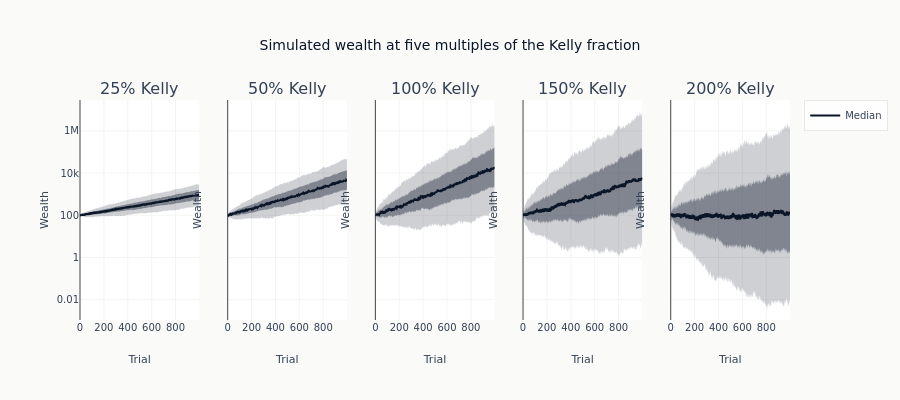

This figure's notebook cell:
### Code cell
fig.update_xaxes(title_text="Trial")
fig.update_yaxes(type="log", title_text="Wealth")
fig.update_layout(
    title="Simulated wealth at five multiples of the Kelly fraction",
    height=400,
    showlegend=True,
)
show_plotly_with_alt(
    fig,
    "Five panels of simulated wealth on a logarithmic axis against trial number, at a quarter, a half, one, one and a half, and twice the Kelly fraction, the median path rising and the shaded percentile bands widening as the multiple grows.",
)

print(f"Kelly fraction at a win probability of {win_prob:.0%} and even odds: {kelly:.1%}")
print(f"Terminal wealth after {n_trials:,} bets, from {INITIAL_WEALTH:,.0f} of capital:")

terminal_rows = []
for mult in kelly_multiples:
    terminal = simulate_wealth_paths(common_outcomes, kelly * mult, odds, INITIAL_WEALTH)[-1]
    p05, p50, p95 = np.percentile(terminal, [5, 50, 95])
    terminal_rows.append(
        {
            "multiple of Kelly": f"{mult:.0%}",
            "5th percentile": p05,
            "median": p50,
            "95th percentile": p95,
        }
    )
pl.DataFrame(terminal_rows)

### Figure 1 — Plotly figure (JSON) as saved in the notebook; plotly's stock layout.template omitted (floating-point values rounded to 4 significant figures; data arrays with more than 128 entries replaced by an {"elided": "..."} marker saying what was removed)
{"data": [{"line": {"width": 0}, "mode": "lines", "showlegend": false, "type": "scatter", "x": {"elided": "1000 int values"}, "xaxis": "x", "y": {"elided": "1000 float values"}, "yaxis": "y"}, {"fill": "tonexty", "fillcolor": "rgba(10, 22, 40, 0.2)", "line": {"width": 0}, "mode": "lines", "showlegend": false, "type": "scatter", "x": {"elided": "1000 int values"}, "xaxis": "x", "y": {"elided": "1000 float values"}, "yaxis": "y"}, {"line": {"width": 0}, "mode": "lines", "showlegend": false, "type": "scatter", "x": {"elided": "1000 int values"}, "xaxis": "x", "y": {"elided": "1000 float values"}, "yaxis": "y"}, {"fill": "tonexty", "fillcolor": "rgba(10, 22, 40, 0.4)", "line": {"width": 0}, "mode": "lines", "showlegend": false, "type": "scatter", "x": {"elided": "1000 int values"}, "xaxis": "x", "y": {"elided": "1000 float values"}, "yaxis": "y"}, {"line": {"color": "#0a1628", "width": 2}, "mode": "lines", "name": "Median", "showlegend": true, "type": "scatter", "x": {"elided": "1000 int values"}, "xaxis": "x", "y": {"elided": "1000 float values"}, "yaxis": "y"}, {"line": {"width": 0}, "mode": "lines", "showlegend": false, "type": "scatter", "x": {"elided": "1000 int values"}, "xaxis": "x2", "y": {"elided": "1000 float values"}, "yaxis": "y2"}, {"fill": "tonexty", "fillcolor": "rgba(10, 22, 40, 0.2)", "line": {"width": 0}, "mode": "lines", "showlegend": false, "type": "scatter", "x": {"elided": "1000 int values"}, "xaxis": "x2", "y": {"elided": "1000 float values"}, "yaxis": "y2"}, {"line": {"width": 0}, "mode": "lines", "showlegend": false, "type": "scatter", "x": {"elided": "1000 int values"}, "xaxis": "x2", "y": {"elided": "1000 float values"}, "yaxis": "y2"}, {"fill": "tonexty", "fillcolor": "rgba(10, 22, 40, 0.4)", "line": {"width": 0}, "mode": "lines", "showlegend": false, "type": "scatter", "x": {"elided": "1000 int values"}, "xaxis": "x2", "y": {"elided": "1000 float values"}, "yaxis": "y2"}, {"line": {"color": "#0a1628", "width": 2}, "mode": "lines", "name": "Median", "showlegend": false, "type": "scatter", "x": {"elided": "1000 int values"}, "xaxis": "x2", "y": {"elided": "1000 float values"}, "yaxis": "y2"}, {"line": {"width": 0}, "mode": "lines", "showlegend": false, "type": "scatter", "x": {"elided": "1000 int values"}, "xaxis": "x3", "y": {"elided": "1000 float values"}, "yaxis": "y3"}, {"fill": "tonexty", "fillcolor": "rgba(10, 22, 40, 0.2)", "line": {"width": 0}, "mode": "lines", "showlegend": false, "type": "scatter", "x": {"elided": "1000 int values"}, "xaxis": "x3", "y": {"elided": "1000 float values"}, "yaxis": "y3"}, {"line": {"width": 0}, "mode": "lines", "showlegend": false, "type": "scatter", "x": {"elided": "1000 int values"}, "xaxis": "x3", "y": {"elided": "1000 float values"}, "yaxis": "y3"}, {"fill": "tonexty", "fillcolor": "rgba(10, 22, 40, 0.4)", "line": {"width": 0}, "mode": "lines", "showlegend": false, "type": "scatter", "x": {"elided": "1000 int values"}, "xaxis": "x3", "y": {"elided": "1000 float values"}, "yaxis": "y3"}, {"line": {"color": "#0a1628", "width": 2}, "mode": "lines", "name": "Median", "showlegend": false, "type": "scatter", "x": {"elided": "1000 int values"}, "xaxis": "x3", "y": {"elided": "1000 float values"}, "yaxis": "y3"}, {"line": {"width": 0}, "mode": "lines", "showlegend": false, "type": "scatter", "x": {"elided": "1000 int values"}, "xaxis": "x4", "y": {"elided": "1000 float values"}, "yaxis": "y4"}, {"fill": "tonexty", "fillcolor": "rgba(10, 22, 40, 0.2)", "line": {"width": 0}, "mode": "lines", "showlegend": false, "type": "scatter", "x": {"elided": "1000 int values"}, "xaxis": "x4", "y": {"elided": "1000 float values"}, "yaxis": "y4"}, {"line": {"width": 0}, "mode": "lines", "showlegend": false, "type": "scatter", "x": {"elided": "1000 int values"}, "xaxis": "x4", "y": {"elided": "1000 float values"}, "yaxis": "y4"}, {"fill": "tonexty", "fillcolor": "rgba(10, 22, 40, 0.4)", "line": {"width": 0}, "mode": "lines", "showlegend": false, "type": "scatter", "x": {"elided": "1000 int values"}, "xaxis": "x4", "y": {"elided": "1000 float values"}, "yaxis": "y4"}, {"line": {"color": "#0a1628", "width": 2}, "mode": "lines", "name": "Median", "showlegend": false, "type": "scatter", "x": {"elided": "1000 int values"}, "xaxis": "x4", "y": {"elided": "1000 float values"}, "yaxis": "y4"}, {"line": {"width": 0}, "mode": "lines", "showlegend": false, "type": "scatter", "x": {"elided": "1000 int values"}, "xaxis": "x5", "y": {"elided": "1000 float values"}, "yaxis": "y5"}, {"fill": "tonexty", "fillcolor": "rgba(10, 22, 40, 0.2)", "line": {"width": 0}, "mode": "lines", "showlegend": false, "type": "scatter", "x": {"elided": "1000 int values"}, "xaxis": "x5", "y": {"elided": "1000 float values"}, "yaxis": "y5"}, {"line": {"width": 0}, "mode": "lines", "showlegend": false, "type": "scatter", "x": {"elided": "1000 int values"}, "xaxis": "x5", "y": {"elided": "1000 float values"}, "yaxis": "y5"}, {"fill": "tonexty", "fillcolor": "rgba(10, 22, 40, 0.4)", "line": {"width": 0}, "mode": "lines", "showlegend": false, "type": "scatter", "x": {"elided": "1000 int values"}, "xaxis": "x5", "y": {"elided": "1000 float values"}, "yaxis": "y5"}, {"line": {"color": "#0a1628", "width": 2}, "mode": "lines", "name": "Median", "showlegend": false, "type": "scatter", "x": {"elided": "1000 int values"}, "xaxis": "x5", "y": {"elided": "1000 float values"}, "yaxis": "y5"}], "layout": {"annotations": [{"font": {"size": 16}, "showarrow": false, "text": "25% Kelly", "x": 0.084, "xanchor": "center", "xref": "paper", "y": 1.0, "yanchor": "bottom", "yref": "paper"}, {"font": {"size": 16}, "showarrow": false, "text": "50% Kelly", "x": 0.292, "xanchor": "center", "xref": "paper", "y": 1.0, "yanchor": "bottom", "yref": "paper"}, {"font": {"size": 16}, "showarrow": false, "text": "100% Kelly", "x": 0.5, "xanchor": "center", "xref": "paper", "y": 1.0, "yanchor": "bottom", "yref": "paper"}, {"font": {"size": 16}, "showarrow": false, "text": "150% Kelly", "x": 0.708, "xanchor": "center", "xref": "paper", "y": 1.0, "yanchor": "bottom", "yref": "paper"}, {"font": {"size": 16}, "showarrow": false, "text": "200% Kelly", "x": 0.916, "xanchor": "center", "xref": "paper", "y": 1.0, "yanchor": "bottom", "yref": "paper"}], "height": 400, "showlegend": true, "title": {"text": "Simulated wealth at five multiples of the Kelly fraction"}, "xaxis": {"anchor": "y", "domain": [0.0, 0.168], "title": {"text": "Trial"}}, "xaxis2": {"anchor": "y2", "domain": [0.208, 0.376], "title": {"text": "Trial"}}, "xaxis3": {"anchor": "y3", "domain": [0.416, 0.584], "title": {"text": "Trial"}}, "xaxis4": {"anchor": "y4", "domain": [0.624, 0.792], "title": {"text": "Trial"}}, "xaxis5": {"anchor": "y5", "domain": [0.832, 1.0], "title": {"text": "Trial"}}, "yaxis": {"anchor": "x", "domain": [0.0, 1.0], "title": {"text": "Wealth"}, "type": "log"}, "yaxis2": {"anchor": "x2", "domain": [0.0, 1.0], "matches": "y", "showticklabels": false, "title": {"text": "Wealth"}, "type": "log"}, "yaxis3": {"anchor": "x3", "domain": [0.0, 1.0], "matches": "y", "showticklabels": false, "title": {"text": "Wealth"}, "type": "log"}, "yaxis4": {"anchor": "x4", "domain": [0.0, 1.0], "matches": "y", "showticklabels": false, "title": {"text": "Wealth"}, "type": "log"}, "yaxis5": {"anchor": "x5", "domain": [0.0, 1.0], "matches": "y", "showticklabels": false, "title": {"text": "Wealth"}, "type": "log"}}}
